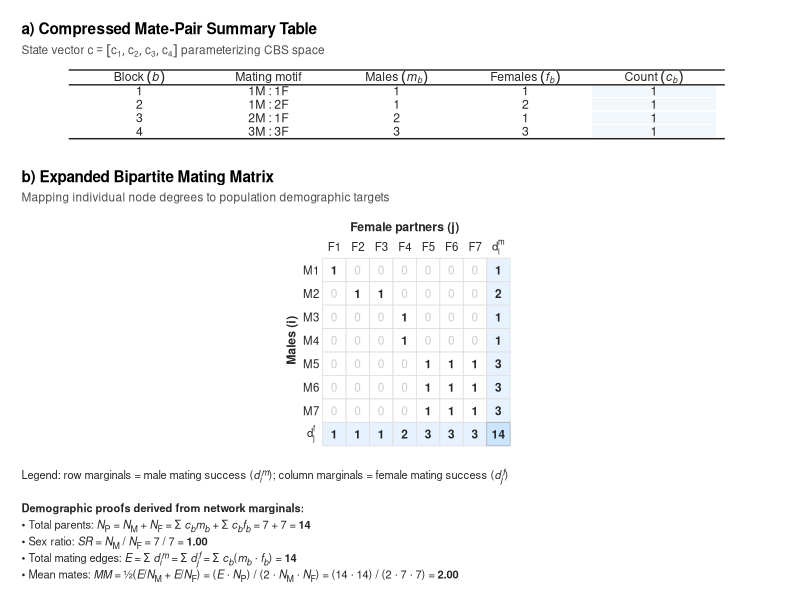

Write the R code that produced this figure.
# ==============================================================================
# Script 08: Build Figure 2 (Stacked Panels 2a and 2b)
# Project: mateR2 Manuscript
# Goal: A single vertically stacked composite figure containing:
#       - (a) Mate-Pair Summary Table (compressed CBS state space, c_b)
#       - (b) Expanded bipartite mating matrix with demographic proofs
# ==============================================================================

library(dplyr)
library(tidyr)
library(ggplot2)
library(patchwork)
library(ggtext)

if (!dir.exists("figures")) dir.create("figures", recursive = TRUE)

ink        <- "grey15"
fill_count <- "#f2f7fb"   # panel (a) count column
fill_marg  <- "#e6f2ff"   # panel (b) marginals
fill_corn  <- "#cce5ff"   # panel (b) corner (total edges)
zero_grey  <- "grey80"

base_tbl <- theme_void(base_size = 9) +
  theme(plot.title    = element_text(face = "bold", size = 11, hjust = 0),
        plot.subtitle = element_text(size = 8.5, colour = "grey30", hjust = 0),
        # element_markdown() renders the proofs with real subscripts; plain
        # element_text() prints "N_M" and "c_b" literally, which misstates
        # notation Section 2.1 defines carefully.
        plot.caption  = ggtext::element_markdown(size = 8, colour = ink,
                                                 hjust = 0, lineheight = 1.5),
        plot.margin   = margin(6, 10, 6, 10))

# ==============================================================================
# 1. PANEL (a): MATE-PAIR SUMMARY TABLE
# ==============================================================================
mp <- data.frame(
  Block_ID   = c("1", "2", "3", "4"),
  Block_Type = c("1M : 1F", "1M : 2F", "2M : 1F", "3M : 3F"),
  Males_m    = c(1, 1, 2, 3),
  Females_f  = c(1, 2, 1, 3),
  Count_c_b  = c(1, 1, 1, 1)
)

hdr_a <- c("Block~(italic(b))", "Mating~motif", "Males~(italic(m)[italic(b)])",
           "Females~(italic(f)[italic(b)])", "Count~(italic(c)[italic(b)])")
a_long <- mp %>%
  mutate(row = row_number()) %>%
  pivot_longer(-row, names_to = "col", values_to = "val",
               values_transform = as.character) %>%
  mutate(colx = match(col, names(mp)),
         val  = ifelse(grepl("^[0-9]+$", val), val, val))

p_a <- ggplot(a_long, aes(colx, -row)) +
  # count column highlight
  geom_tile(data = subset(a_long, colx == 5),
            fill = fill_count, colour = NA, width = 0.96, height = 0.9) +
  geom_text(aes(label = val), size = 3.1, colour = ink) +
  annotate("text", x = seq_along(hdr_a), y = 0, label = hdr_a, parse = TRUE,
           fontface = "bold", size = 3.1, colour = ink) +
  annotate("segment", x = 0.45, xend = 5.55, y = -0.55, yend = -0.55, colour = ink) +
  annotate("segment", x = 0.45, xend = 5.55, y =  0.55, yend =  0.55, colour = ink) +
  annotate("segment", x = 0.45, xend = 5.55, y = -4.55, yend = -4.55, colour = ink) +
  scale_x_continuous(limits = c(0.35, 5.7)) +
  scale_y_continuous(limits = c(-4.9, 0.9)) +
  labs(title = "a) Compressed Mate-Pair Summary Table",
       subtitle = expression("State vector "*c==group("[",list(c[1],c[2],c[3],c[4]),"]")*
                             " parameterizing CBS space")) +
  base_tbl

# ==============================================================================
# 2. PANEL (b): EXPANDED MATRIX & MARGINAL DEMOGRAPHICS
# ==============================================================================
Nm <- 7; Nf <- 7
B <- matrix(0, Nm, Nf, dimnames = list(paste0("M", 1:Nm), paste0("F", 1:Nf)))
B[1, 1]     <- 1   # 1M:1F
B[2, 2:3]   <- 1   # 1M:2F
B[3:4, 4]   <- 1   # 2M:1F
B[5:7, 5:7] <- 1   # 3M:3F

row_marg <- rowSums(B); col_marg <- colSums(B); E <- sum(B)
Np <- Nm + Nf; SR <- Nm / Nf; MM <- ((E / Nm) + (E / Nf)) / 2

cells <- expand.grid(i = 1:Nm, j = 1:Nf) %>%
  mutate(v = as.vector(B[cbind(i, j)]))

p_b <- ggplot() +
  # matrix body
  geom_tile(data = cells, aes(j, -i), fill = "white", colour = "grey88", linewidth = 0.3) +
  geom_text(data = cells, aes(j, -i, label = v,
                              fontface = ifelse(v == 1, "bold", "plain"),
                              colour = ifelse(v == 1, ink, zero_grey)), size = 3) +
  # row marginals
  geom_tile(data = data.frame(i = 1:Nm, v = row_marg),
            aes(Nf + 1, -i), fill = fill_marg, colour = "grey88", linewidth = 0.3) +
  geom_text(data = data.frame(i = 1:Nm, v = row_marg),
            aes(Nf + 1, -i, label = v), size = 3, fontface = "bold", colour = ink) +
  # column marginals
  geom_tile(data = data.frame(j = 1:Nf, v = col_marg),
            aes(j, -(Nm + 1)), fill = fill_marg, colour = "grey88", linewidth = 0.3) +
  geom_text(data = data.frame(j = 1:Nf, v = col_marg),
            aes(j, -(Nm + 1), label = v), size = 3, fontface = "bold", colour = ink) +
  # corner: total edges
  annotate("tile", x = Nf + 1, y = -(Nm + 1), fill = fill_corn,
           colour = "grey70", linewidth = 0.3) +
  annotate("text", x = Nf + 1, y = -(Nm + 1), label = E, size = 3,
           fontface = "bold", colour = ink) +
  # labels
  annotate("text", x = 1:Nf, y = 0, label = colnames(B), size = 2.9, colour = ink) +
  annotate("text", x = Nf + 1, y = 0, label = "d[i]^m", parse = TRUE,
           size = 2.9, fontface = "bold", colour = ink) +
  annotate("text", x = 0, y = -(1:Nm), label = rownames(B), size = 2.9, colour = ink) +
  annotate("text", x = 0, y = -(Nm + 1), label = "d[j]^f", parse = TRUE,
           size = 2.9, fontface = "bold", colour = ink) +
  annotate("text", x = (Nf + 1) / 2, y = 0.85, label = "Female partners (j)",
           size = 3.1, fontface = "bold", colour = ink) +
  annotate("text", x = -0.85, y = -(Nm + 1) / 2, label = "Males (i)", angle = 90,
           size = 3.1, fontface = "bold", colour = ink) +
  scale_colour_identity() +
  coord_fixed(clip = "off") +
  scale_x_continuous(limits = c(-1.2, Nf + 1.8)) +
  scale_y_continuous(limits = c(-(Nm + 1.7), 1.3)) +
  labs(title = "b) Expanded Bipartite Mating Matrix",
       subtitle = "Mapping individual node degrees to population demographic targets",
       caption = sprintf(paste0(
         "Legend: row marginals = male mating success (*d*<sub>*i*</sub><sup>*m*</sup>); ",
         "column marginals = female mating success (*d*<sub>*j*</sub><sup>*f*</sup>)<br><br>",
         "**Demographic proofs derived from network marginals:**<br>",
         "&bull; Total parents: *N*<sub>P</sub> = *N*<sub>M</sub> + *N*<sub>F</sub> = ",
         "&Sigma; *c*<sub>*b*</sub>*m*<sub>*b*</sub> + &Sigma; *c*<sub>*b*</sub>*f*<sub>*b*</sub> ",
         "= %d + %d = **%d**<br>",
         "&bull; Sex ratio: *SR* = *N*<sub>M</sub> / *N*<sub>F</sub> = %d / %d = **%.2f**<br>",
         "&bull; Total mating edges: *E* = &Sigma; *d*<sub>*i*</sub><sup>*m*</sup> = ",
         "&Sigma; *d*<sub>*j*</sub><sup>*f*</sup> = ",
         "&Sigma; *c*<sub>*b*</sub>(*m*<sub>*b*</sub> &middot; *f*<sub>*b*</sub>) = **%d**<br>",
         "&bull; Mean mates: *MM* = &frac12;(*E*/*N*<sub>M</sub> + *E*/*N*<sub>F</sub>) = ",
         "(*E* &middot; *N*<sub>P</sub>) / (2 &middot; *N*<sub>M</sub> &middot; *N*<sub>F</sub>) = ",
         "(%d &middot; %d) / (2 &middot; %d &middot; %d) = **%.2f**"),
         Nm, Nf, Np, Nm, Nf, SR, E, E, Np, Nm, Nf, MM)) +
  base_tbl

# ==============================================================================
# 3. STACK
# ==============================================================================
fig2 <- p_a / p_b + plot_layout(heights = c(1, 3.0))
out <- "figures/Figure_02_Worked_Example.png"
ggsave(out, fig2, width = 7.2, height = 8.0, dpi = 400, bg = "white")
cat("[SUCCESS] ->", out, "\n")
